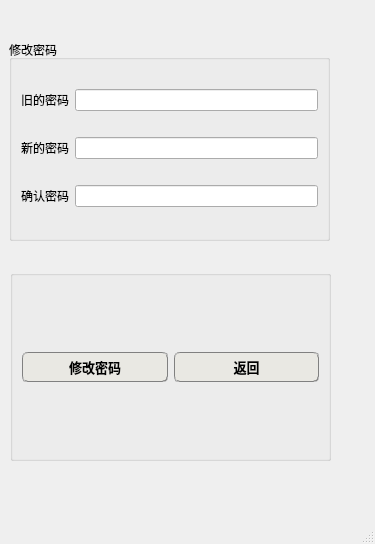
<?xml version="1.0" encoding="UTF-8"?>
<ui version="4.0">
 <class>change_information</class>
 <widget class="QMainWindow" name="change_information">
  <property name="geometry">
   <rect>
    <x>0</x>
    <y>0</y>
    <width>375</width>
    <height>544</height>
   </rect>
  </property>
  <property name="windowTitle">
   <string>MainWindow</string>
  </property>
  <property name="styleSheet">
   <string notr="true">border-image:url(back2.png);</string>
  </property>
  <widget class="QWidget" name="centralwidget">
   <property name="styleSheet">
    <string notr="true">border-image:url(:/new/img/bgimg.png)</string>
   </property>
   <widget class="QGroupBox" name="password">
    <property name="geometry">
     <rect>
      <x>9</x>
      <y>40</y>
      <width>321</width>
      <height>201</height>
     </rect>
    </property>
    <property name="styleSheet">
     <string notr="true">border-image:url()</string>
    </property>
    <property name="title">
     <string>修改密码</string>
    </property>
    <layout class="QVBoxLayout" name="verticalLayout">
     <item>
      <layout class="QHBoxLayout" name="horizontalLayout_3">
       <item>
        <widget class="QLabel" name="label">
         <property name="text">
          <string>旧的密码</string>
         </property>
        </widget>
       </item>
       <item>
        <widget class="QLineEdit" name="old_password"/>
       </item>
      </layout>
     </item>
     <item>
      <layout class="QHBoxLayout" name="horizontalLayout_2">
       <item>
        <widget class="QLabel" name="label_2">
         <property name="text">
          <string>新的密码</string>
         </property>
        </widget>
       </item>
       <item>
        <widget class="QLineEdit" name="new_password"/>
       </item>
      </layout>
     </item>
     <item>
      <layout class="QHBoxLayout" name="horizontalLayout_4">
       <item>
        <widget class="QLabel" name="label_3">
         <property name="text">
          <string>确认密码</string>
         </property>
        </widget>
       </item>
       <item>
        <widget class="QLineEdit" name="confirm_password"/>
       </item>
      </layout>
     </item>
    </layout>
   </widget>
   <widget class="QGroupBox" name="groupBox">
    <property name="geometry">
     <rect>
      <x>10</x>
      <y>270</y>
      <width>321</width>
      <height>191</height>
     </rect>
    </property>
    <property name="styleSheet">
     <string notr="true">border-image:url()</string>
    </property>
    <property name="title">
     <string/>
    </property>
    <layout class="QHBoxLayout" name="horizontalLayout">
     <item>
      <widget class="QPushButton" name="pushButton_change_password">
       <property name="minimumSize">
        <size>
         <width>0</width>
         <height>30</height>
        </size>
       </property>
       <property name="font">
        <font>
         <family>Adobe Arabic</family>
         <pointsize>10</pointsize>
         <weight>75</weight>
         <bold>true</bold>
        </font>
       </property>
       <property name="styleSheet">
        <string notr="true">/*	qproperty-icon: url(./appIcons/location-1.png);
按钮普通态*/
QPushButton
{
	border:0.5px groove gray;
	border-radius:5px;
	padding:2px 4px;
	background-color:rgb(233 , 232 , 227);
}

/*按钮停留态*/
QPushButton:hover
{
    /*背景颜色*/  
    background-color:rgb(255 , 255 , 255);
}

/*按钮按下态*/
QPushButton:pressed
{
    /*背景颜色*/  
    background-color:rgb(255 , 255 , 255);
    /*左内边距为3像素，让按下时字向右移动3像素*/  
    padding-left:5px;
    /*上内边距为3像素，让按下时字向下移动3像素*/  
    padding-top:5px;
}</string>
       </property>
       <property name="text">
        <string>修改密码</string>
       </property>
       <property name="icon">
        <iconset resource="img_need.qrc">
         <normaloff>:/new/img/钥匙.png</normaloff>:/new/img/钥匙.png</iconset>
       </property>
       <property name="iconSize">
        <size>
         <width>20</width>
         <height>20</height>
        </size>
       </property>
      </widget>
     </item>
     <item>
      <widget class="QPushButton" name="pushButton_return">
       <property name="minimumSize">
        <size>
         <width>0</width>
         <height>30</height>
        </size>
       </property>
       <property name="font">
        <font>
         <family>Adobe Arabic</family>
         <pointsize>10</pointsize>
         <weight>75</weight>
         <bold>true</bold>
        </font>
       </property>
       <property name="styleSheet">
        <string notr="true">/*	qproperty-icon: url(./appIcons/location-1.png);
按钮普通态*/
QPushButton
{
	border:0.5px groove gray;
	border-radius:5px;
	padding:2px 4px;
	background-color:rgb(233 , 232 , 227);
}

/*按钮停留态*/
QPushButton:hover
{
    /*背景颜色*/  
    background-color:rgb(255 , 255 , 255);
}

/*按钮按下态*/
QPushButton:pressed
{
    /*背景颜色*/  
    background-color:rgb(255 , 255 , 255);
    /*左内边距为3像素，让按下时字向右移动3像素*/  
    padding-left:5px;
    /*上内边距为3像素，让按下时字向下移动3像素*/  
    padding-top:5px;
}</string>
       </property>
       <property name="text">
        <string>返回</string>
       </property>
       <property name="icon">
        <iconset resource="img_need.qrc">
         <normaloff>:/new/img/返回.png</normaloff>:/new/img/返回.png</iconset>
       </property>
      </widget>
     </item>
    </layout>
    <zorder>pushButton_return</zorder>
    <zorder>pushButton_change_password</zorder>
   </widget>
  </widget>
  <widget class="QMenuBar" name="menubar">
   <property name="geometry">
    <rect>
     <x>0</x>
     <y>0</y>
     <width>375</width>
     <height>26</height>
    </rect>
   </property>
  </widget>
  <widget class="QStatusBar" name="statusbar"/>
 </widget>
 <resources>
  <include location="img_need.qrc"/>
 </resources>
 <connections/>
</ui>
